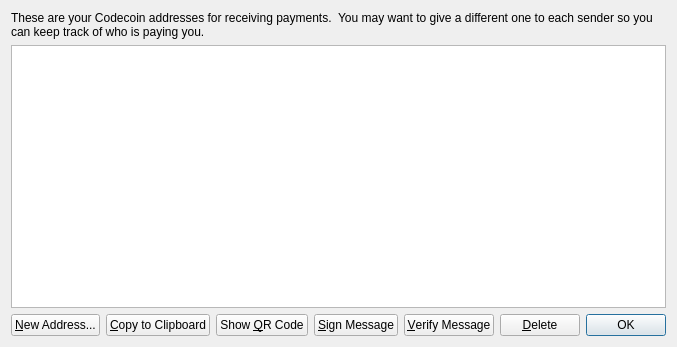
<?xml version="1.0" encoding="UTF-8"?>
<ui version="4.0">
 <class>AddressBookPage</class>
 <widget class="QWidget" name="AddressBookPage">
  <property name="geometry">
   <rect>
    <x>0</x>
    <y>0</y>
    <width>627</width>
    <height>347</height>
   </rect>
  </property>
  <property name="windowTitle">
   <string>Address Book</string>
  </property>
  <layout class="QVBoxLayout" name="verticalLayout">
   <item>
    <widget class="QLabel" name="labelExplanation">
     <property name="text">
      <string>These are your Codecoin addresses for receiving payments.  You may want to give a different one to each sender so you can keep track of who is paying you.</string>
     </property>
     <property name="textFormat">
      <enum>Qt::AutoText</enum>
     </property>
     <property name="wordWrap">
      <bool>true</bool>
     </property>
    </widget>
   </item>
   <item>
    <widget class="QTableView" name="tableView">
     <property name="contextMenuPolicy">
      <enum>Qt::CustomContextMenu</enum>
     </property>
     <property name="toolTip">
      <string>Double-click to edit address or label</string>
     </property>
     <property name="tabKeyNavigation">
      <bool>false</bool>
     </property>
     <property name="alternatingRowColors">
      <bool>true</bool>
     </property>
     <property name="selectionMode">
      <enum>QAbstractItemView::SingleSelection</enum>
     </property>
     <property name="selectionBehavior">
      <enum>QAbstractItemView::SelectRows</enum>
     </property>
     <property name="sortingEnabled">
      <bool>true</bool>
     </property>
     <attribute name="verticalHeaderVisible">
      <bool>false</bool>
     </attribute>
    </widget>
   </item>
   <item>
    <layout class="QHBoxLayout" name="horizontalLayout">
     <item>
      <widget class="QPushButton" name="newAddressButton">
       <property name="toolTip">
        <string>Create a new address</string>
       </property>
       <property name="text">
        <string>&amp;New Address...</string>
       </property>
       <property name="icon">
        <iconset resource="../bitcoin.qrc">
         <normaloff>:/icons/add</normaloff>:/icons/add</iconset>
       </property>
      </widget>
     </item>
     <item>
      <widget class="QPushButton" name="copyToClipboard">
       <property name="toolTip">
        <string>Copy the currently selected address to the system clipboard</string>
       </property>
       <property name="text">
        <string>&amp;Copy to Clipboard</string>
       </property>
       <property name="icon">
        <iconset resource="../bitcoin.qrc">
         <normaloff>:/icons/editcopy</normaloff>:/icons/editcopy</iconset>
       </property>
      </widget>
     </item>
     <item>
      <widget class="QPushButton" name="showQRCode">
       <property name="text">
        <string>Show &amp;QR Code</string>
       </property>
       <property name="icon">
        <iconset resource="../bitcoin.qrc">
         <normaloff>:/images/qrcode</normaloff>:/images/qrcode</iconset>
       </property>
      </widget>
     </item>
     <item>
      <widget class="QPushButton" name="signMessage">
       <property name="toolTip">
        <string>Sign a message to prove you own this address</string>
       </property>
       <property name="text">
        <string>&amp;Sign Message</string>
       </property>
       <property name="icon">
        <iconset resource="../bitcoin.qrc">
         <normaloff>:/icons/edit</normaloff>:/icons/edit</iconset>
       </property>
      </widget>
     </item>
     <item>
      <widget class="QPushButton" name="verifyMessage">
       <property name="toolTip">
        <string>Verify a message to ensure it was signed with a specified CodeCoin address</string>
       </property>
       <property name="text">
        <string>&amp;Verify Message</string>
       </property>
       <property name="icon">
        <iconset resource="../bitcoin.qrc">
         <normaloff>:/icons/transaction_0</normaloff>:/icons/transaction_0</iconset>
       </property>
      </widget>
     </item>
     <item>
      <widget class="QPushButton" name="deleteButton">
       <property name="toolTip">
        <string>Delete the currently selected address from the list. Only sending addresses can be deleted.</string>
       </property>
       <property name="text">
        <string>&amp;Delete</string>
       </property>
       <property name="icon">
        <iconset resource="../bitcoin.qrc">
         <normaloff>:/icons/remove</normaloff>:/icons/remove</iconset>
       </property>
      </widget>
     </item>
     <item>
      <spacer name="horizontalSpacer">
       <property name="orientation">
        <enum>Qt::Horizontal</enum>
       </property>
       <property name="sizeHint" stdset="0">
        <size>
         <width>40</width>
         <height>20</height>
        </size>
       </property>
      </spacer>
     </item>
     <item>
      <widget class="QDialogButtonBox" name="buttonBox">
       <property name="sizePolicy">
        <sizepolicy hsizetype="Maximum" vsizetype="Fixed">
         <horstretch>0</horstretch>
         <verstretch>0</verstretch>
        </sizepolicy>
       </property>
       <property name="standardButtons">
        <set>QDialogButtonBox::Ok</set>
       </property>
      </widget>
     </item>
    </layout>
   </item>
  </layout>
 </widget>
 <resources>
  <include location="../bitcoin.qrc"/>
 </resources>
 <connections/>
</ui>
